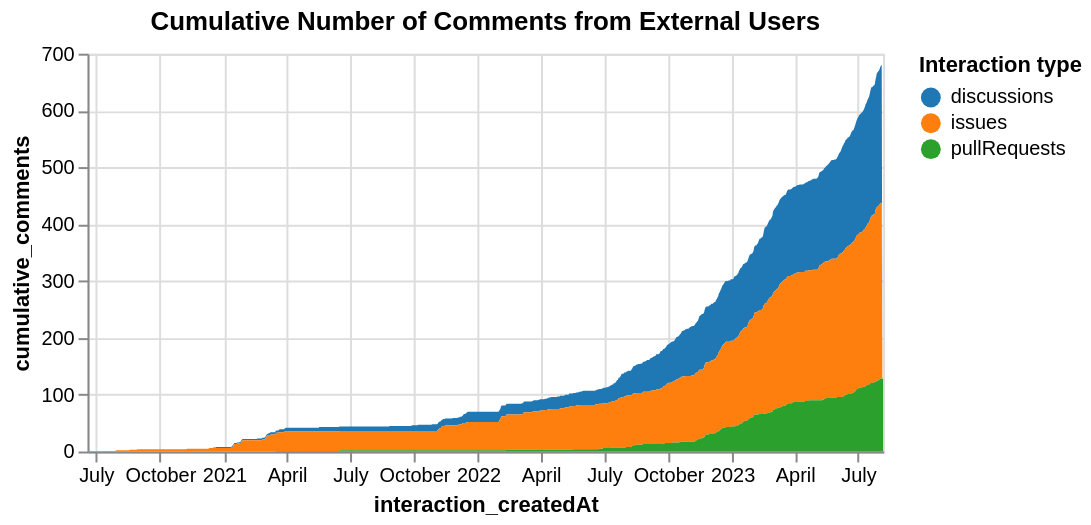

The specification (Vega-Lite) saved for this image:
### Vega-Lite specification from a JSON file in a GitHub repository (floating-point values rounded to 4 significant figures; data arrays with more than 128 entries replaced by an {"elided": "..."} marker saying what was removed)
{"config": {"view": {"continuousWidth": 400, "continuousHeight": 300}}, "data": {"name": "data-28015492b7ebc8ec476ab257e8ad624e"}, "mark": "area", "encoding": {"color": {"field": "interaction_type", "legend": {"orient": "right"}, "scale": {"scheme": "category10"}, "title": "Interaction type", "type": "nominal"}, "tooltip": [{"field": "interaction_createdAt", "type": "temporal"}, {"field": "cumulative_comments", "type": "quantitative"}], "x": {"field": "interaction_createdAt", "type": "temporal"}, "y": {"field": "cumulative_comments", "type": "quantitative"}}, "height": 200, "title": "Cumulative Number of Comments from External Users", "$schema": "https://vega.github.io/schema/vega-lite/v4.17.0.json", "datasets": {"data-28015492b7ebc8ec476ab257e8ad624e": {"elided": "2976 records"}}}
